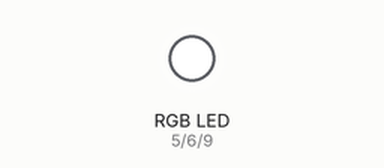
The sketch below on a simulated Arduino Uno, built with avr-gcc and run on an emulated ATmega328P. On the bench: an RGB LED mixed from three pins (HIGH = lit).

Above: at 0.5 s.
At 1.5 s:
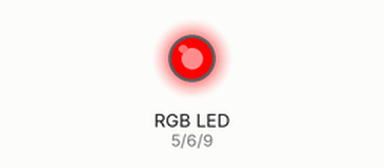
At 5.5 s:
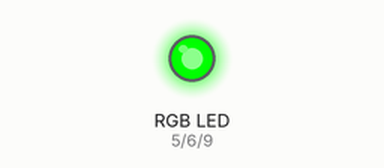
Timing chart, 0 to 6.9 s (numbered marks = the images above):
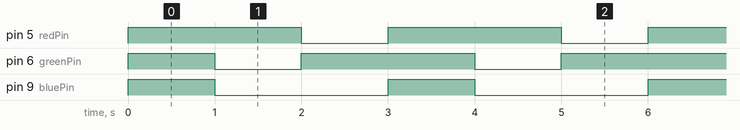

The sketch:

RGB.ino
```cpp
int redPin = 5;
int greenPin = 6;
int bluePin = 9;

void setup() {
  // put your setup code here, to run once:
  pinMode(redPin, OUTPUT);
  pinMode(greenPin, OUTPUT);
  pinMode(bluePin, OUTPUT);
}

void loop() {
  // put your main code here, to run repeatedly:
  analogWrite(redPin, 255);
  analogWrite (greenPin, 255);
  analogWrite (bluePin, 255);
  delay (1000);
  analogWrite(redPin, 255);
  analogWrite (greenPin, 0);
  analogWrite (bluePin, 0);
 delay(1000);
  analogWrite(redPin, 0);
  analogWrite (greenPin, 255);
  analogWrite (bluePin, 0);
 delay(1000);
   analogWrite(redPin, 0);
  analogWrite (greenPin, 0);
  analogWrite (bluePin, 255);
}
```

Measured:
- by itself, pin 5 (redPin): alternates HIGH for 2.0 s and LOW for 1.0 s
- by itself, pin 6 (greenPin): repeats every 3.0 s: LOW 1.0 s, HIGH 2.0 s
- by itself, pin 9 (bluePin): alternates HIGH for 1.0 s and LOW for 2.0 s
